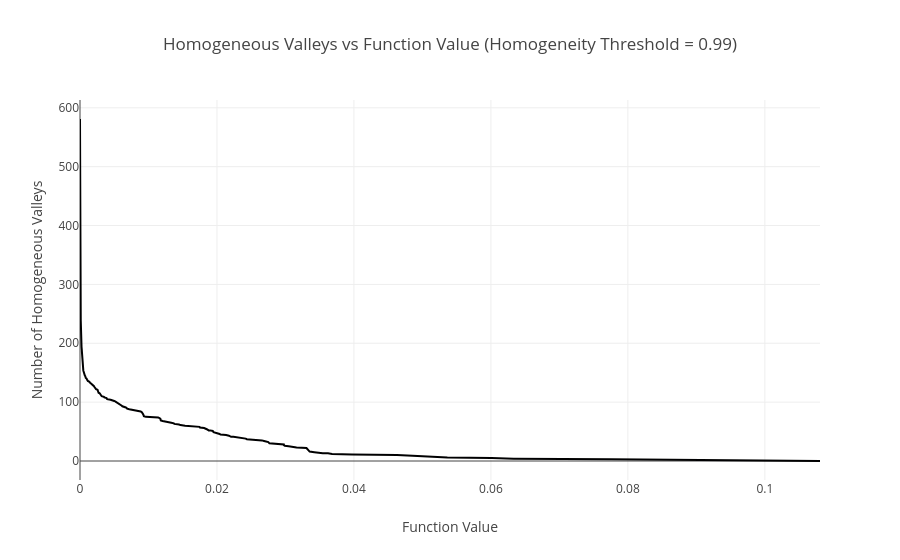

Here is the notebook cell this chart was saved with:
### Code cell
import plotly.express as px

px.line(x=fns, y=counts, labels={"x": "Function Value", "y": "Number of Homogeneous Valleys"}, title=f"Homogeneous Valleys vs Function Value (Homogeneity Threshold = {homo_prop})")

### Figure 1 — Plotly figure (JSON) as saved in the notebook; plotly's stock layout.template omitted (floating-point values rounded to 4 significant figures; data arrays with more than 128 entries replaced by an {"elided": "..."} marker saying what was removed)
{"data": [{"hovertemplate": "Function Value=%{x}<br>Number of Homogeneous Valleys=%{y}<extra></extra>", "legendgroup": "", "line": {"color": "#000001", "dash": "solid"}, "marker": {"symbol": "circle"}, "mode": "lines", "name": "", "orientation": "v", "showlegend": false, "type": "scatter", "x": {"elided": "582 float values"}, "xaxis": "x", "y": {"elided": "582 int values"}, "yaxis": "y"}], "layout": {"legend": {"tracegroupgap": 0}, "title": {"text": "Homogeneous Valleys vs Function Value (Homogeneity Threshold = 0.99)"}, "xaxis": {"anchor": "y", "domain": [0, 1], "title": {"text": "Function Value"}}, "yaxis": {"anchor": "x", "domain": [0, 1], "title": {"text": "Number of Homogeneous Valleys"}}}}
